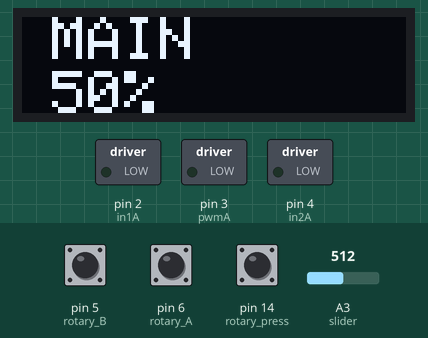
A sketch run on a simulated Arduino Uno, built with avr-gcc and run on an emulated ATmega328P. On the bench: 128×32 one-colour display, switched loads named in the sketch (green lamp = pin HIGH). The inputs (shaded band) are chosen by the test bench; at power-on: pin 6 (rotary_A) HIGH, A3 (slider) = 512, pin 14 (rotary_press) HIGH, pin 5 (rotary_B) HIGH.

Above: at 1.2 s.
1.3 s: pin 6 (rotary_A) pulled LOW for 3.2 s
At 5.6 s:
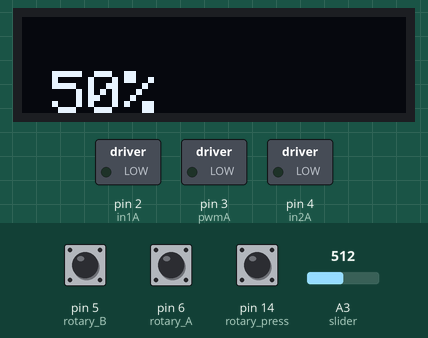
6.0 s: A3 (slider) set to 716
At 7.0 s:
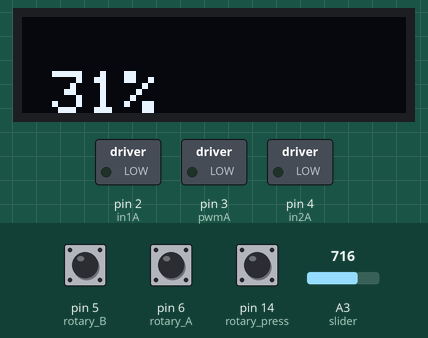
9.0 s: pin 6 (rotary_A) pulled LOW for 0.15 s
At 9.5 s:
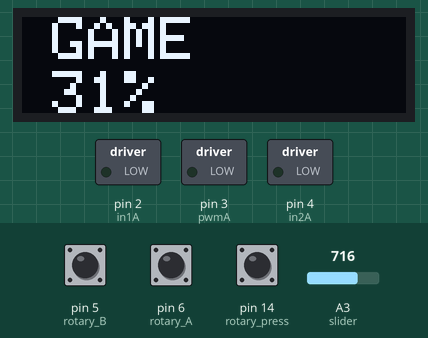
12.1 s: A3 (slider) set to 900
At 12.8 s:
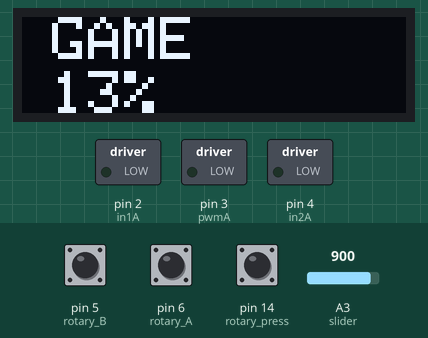
15.1 s: A3 (slider) set to 1023
At 16.5 s:
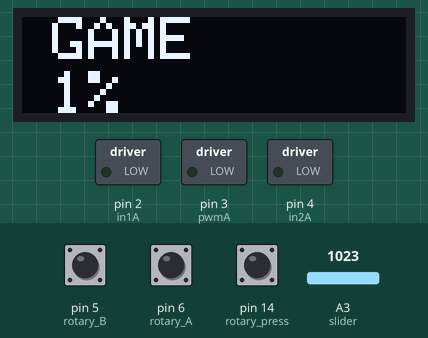
21.1 s: pin 14 (rotary_press) pulled LOW for 0.15 s
Timing chart, 0 to 24.1 s (numbered marks = the images above; inputs shaded):
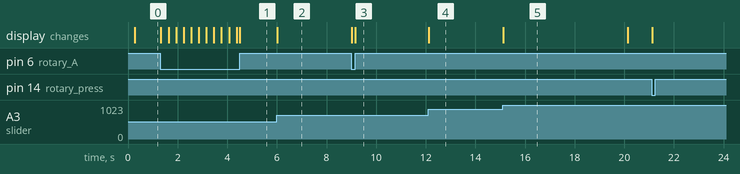

The sketch:

EncoderTesting.ino
```cpp
#include <config.h>
#include <SPI.h>
#include <Wire.h>
#include <Adafruit_GFX.h>
#include <Adafruit_SSD1306.h>

unsigned long screenTimeMillis = 0; // monitor screen active time
unsigned long screenUpdateMillis; // only write to the screen at a set rate
bool screenIdle;

bool increase, lastIncrease, deb_increase;
bool decrease, lastDecrease, deb_decrease;
bool press, lastPress, deb_press;

bool _A, _B;
bool last_A;

unsigned long rotateDebounce;
unsigned long pressDebounce;

int slideValue, lastSlideValue;
int volume, lastVolume;

int channel, lastChannel;

String channels[] ={ //Setup user defined channel names, refer to deej config.yaml file.
  "MAIN",
  "MIC",
  "DISCORD",
  "FIREFOX",
  "GAME",
  "SYSTEM",
  "MUSIC"
};
int channelVolumes[6];

void setup() {
  if(!display.begin(SSD1306_SWITCHCAPVCC, SCREEN_ADDRESS)) { //initalize display
    Serial.println(F("SSD1306 allocation failed"));
    for(;;);
  }
  display.clearDisplay();
  display.setRotation(0);
  display.setTextSize(2);
  display.setTextColor(SSD1306_WHITE, SSD1306_BLACK);

  //initialize input/output pins
  pinMode(rotary_press, INPUT_PULLUP);
  pinMode(rotary_A, INPUT_PULLUP);
  pinMode(rotary_B, INPUT_PULLUP);
  pinMode(slider, INPUT);
  pinMode(pwmA, OUTPUT); pinMode(in1A, OUTPUT); pinMode(in2A, OUTPUT);
}
void loop() {
  DigitalInputMonitoring();
  AnalogInputMonitoring();
  ScreenUpdates();
}
void ScreenUpdates(){
  if(millis() - screenTimeMillis < 5000){
    if(millis() - screenUpdateMillis > 250){
      display.clearDisplay();
      display.setCursor(10, 0);
      display.println(channels[channel]);
      display.setCursor(10,18);
      display.println((channelVolumes[channel]) + String("%"));
      display.display();
      screenIdle = 0;
      lastChannel = channel;
    }
  }
  else{
    display.clearDisplay();
    display.display();
    screenIdle = 1;
  }
}
void DigitalInputMonitoring(){
  _A = digitalRead(rotary_A);
  _B = digitalRead(rotary_B);
  press = digitalRead(rotary_press);

  if(_A != last_A && _A == 0){
    if(millis() - rotateDebounce >= 150){
      if(_B != _A){
        screenTimeMillis = millis();
        if(screenIdle == 0) channel--;
        if(channel <= -1) channel = 6;
        return;
      }
      else{
        screenTimeMillis = millis();
        if(screenIdle == 0) channel++;
        if(channel > 6) channel = 0;
        return;
      }
    }
  }
  last_A = _A;

  if((press != lastPress) && (digitalRead(rotary_press) == 0)){
    if(millis() - pressDebounce > 100){
      screenTimeMillis = millis();
      pressDebounce = millis();
      deb_press = 1;
      return;
    }
    else{
      deb_press = 0;
    }
  }

  lastIncrease = increase;
  lastDecrease = decrease;
  lastPress = press;
}
void AnalogInputMonitoring(){
  slideValue = analogRead(slider); //read pot voltage
  channelVolumes[channel] = map(slideValue, 0, 1024, 100, 0);
  if(channelVolumes[channel] != lastVolume){
    screenTimeMillis = millis();
  }
  lastVolume = channelVolumes[channel];
}

void driveMotorUP(){
  if(digitalRead(touch == 0)){
    digitalWrite(in1A, HIGH);
    digitalWrite(in2A, LOW);
    analogWrite(pwmA, 255);
  }
  else{
    digitalWrite(in1A, LOW);
    digitalWrite(in2A, LOW);
    analogWrite(pwmA, 0);
  }
}

void driveMotorDOWN(){
  if(digitalRead(touch == 0)){
    digitalWrite(in1A, LOW);
    digitalWrite(in2A, HIGH);
    analogWrite(pwmA, 255);
  }
  else{
    digitalWrite(in1A, LOW);
    digitalWrite(in2A, LOW);
    analogWrite(pwmA, 0);
  }
}
```

config.h
```cpp
#define SCREEN_WIDTH 128 // OLED display width, in pixels
#define SCREEN_HEIGHT 32 // OLED display height, in pixels
#define OLED_RESET     4 // Reset pin # (or -1 if sharing Arduino reset pin)
#define SCREEN_ADDRESS 0x3C ///< See datasheet for Address; 0x3D for 128x64, 0x3C for 128x32
Adafruit_SSD1306 display(SCREEN_WIDTH, SCREEN_HEIGHT, &Wire, OLED_RESET);

#define rotary_press 14 //rotary encoder press input
#define rotary_A 6 //rotary encoder A channel
#define rotary_B 5 //rotary encoder B channel

#define slider A3 //slider analog input
#define touch A2 //slider capacitive touch input

//use pins for TB6612FNG motor driver
#define pwmA 3 //driver PWM Channel
#define in1A 2 //driver CW Channel
#define in2A 4 //driver CCW Channel
```

Measured:
- after the input at 1.3 s, the display: first changes at once (image 1 shows a later state)
- after the input at 6.0 s, the display: changes at once (image 2)
- after the input at 9.0 s, the display: first changes at once (image 3 shows a later state)
- after the input at 12.1 s, the display: changes at once (image 4)
- after the input at 15.1 s, the display: changes at once (image 5)
- what the display in image 5 shows lasts 5.0 s, from 15.1 s to 20.1 s
